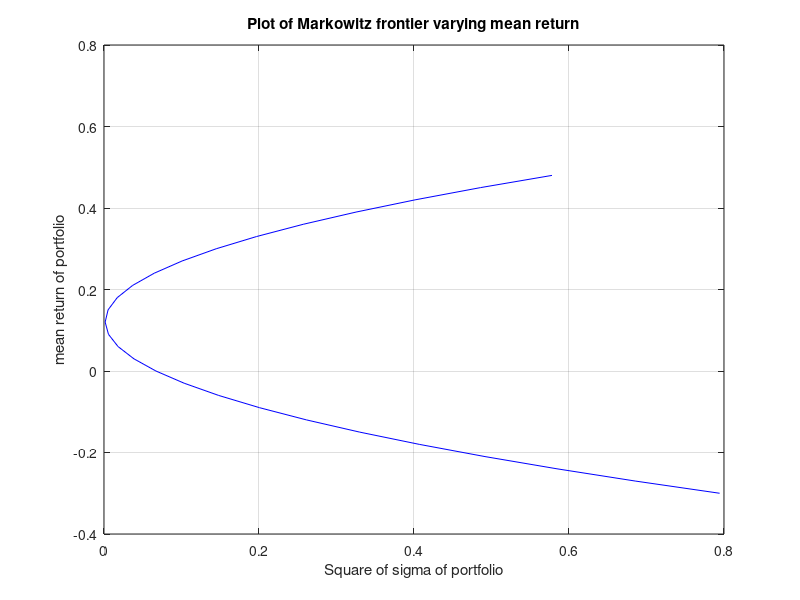

Recreate this plot in MATLAB. (Note: this script raises an error after producing the figure.)
function[]=markowitz()
    m=[0.1,0.2,0.15];
    C=[.005,-.010,.004; -.010,.040, -.002; .004,-.002, 0.023];
    x=[1,1,1]; a=x*inv(C)*x.';b=x*inv(C)*m.';c=m*inv(C)*m.';
    d=a*c-b*b;
    phu=[-0.3:0.03:0.5];
    for i =1:length(phu)
        sig_sq(i)=(a*phu(i)*phu(i)-2*b*phu(i)+c)/d;
    end
    figure();
    p=plot(sig_sq,phu,'b');
    grid on
    title1='Plot of Markowitz frontier varying mean return';
    title(sprintf('%s',title1));
    xlabel('Square of sigma of portfolio');ylabel('mean return of portfolio');
    %saveas(p,title1, 'png');
    weights(m,C,phu,x,sig_sq,a,b,c,d,10);
    risk(a,b,c,d,phu,C,x,m);
    min_risk(a,b,c,d,phu,C,x,m);
    riskfree(m,C,x,a,b,c,d);
end

function[]=risk(a,b,c,d,phu,C,x,m)
    sig_sq=[0.15*0.15, 0.15*0.15];
    sym x;
    phu=eval(solve('a*x*x-2*b*x+c-d*0.15*0.15'));
    fprintf('\n');
    weights(m,C,phu,x,sig_sq,a,b,c,d,2);
    
end
function[]=min_risk(a,b,c,d,phu,C,x,m)
    xx=0.18;
    sig_sq=(a*xx*xx-2*b*xx+c)/d;
    fprintf('\n');
    weights(m,C,0.18,x,sig_sq,a,b,c,d,1);
end

function[]=weights(m,C,phu,x,sig_sq,a,b,c,d,yy)
    for i=1:yy
        lambda_1=((c-b*phu(i))/d);lambda_2=((a*phu(i)-b)/d);
        k=lambda_1*x.' + lambda_2* m.';
        w=inv(C)*k;
        xx(i,: )=w;
    end
    print(xx,phu,sig_sq,yy);
end

function[]=riskfree(m,C,x,a,b,c,d)
    phu_rf=0.1;
    xx=(m-phu_rf*x)*inv(C);
    y=xx * x.';
    w=xx/y;
    fprintf('\n');
    for j=1:3
       fprintf('%f ',w(j));
    end
       fprintf('\n');
    phu=m*w.';sig_sq=w*C*w.';
    sig=[0.1:0.03:0.5];
    for i =1:length(sig)
        pu(i)=phu_rf+((phu-phu_rf)*sig(i))/sqrt(sig_sq);
    end
    figure()
    p=plot(pu,sig,'b');
    grid on
    title1='Plot of Capital market line using risk free return';
    title(sprintf('%s',title1));
    xlabel('sigma of portfolio');ylabel('mean return of portfolio');
    %saveas(p,title1, 'png');
    sig=[0.1, 0.25];
    for i =1:length(sig)
        pu(i)=phu_rf+((phu-phu_rf)*sig(i))/sqrt(sig_sq);
        ww(i)=(pu(i)-phu_rf)/(phu-phu_rf);%weight of risky asset
    end
    fprintf('\n');
    for i=1:2
        fprintf('%f %f\n',ww(i),1-ww(i));
    end
end

function[]=print(xx,phu,sig_sq,yy)
    for i=1:yy
        fprintf('%f %f ',phu(i),sig_sq(i));
        for j=1:3
            fprintf('%f ',xx(i,j));
        end
        fprintf('\n');
    end
end

    
    